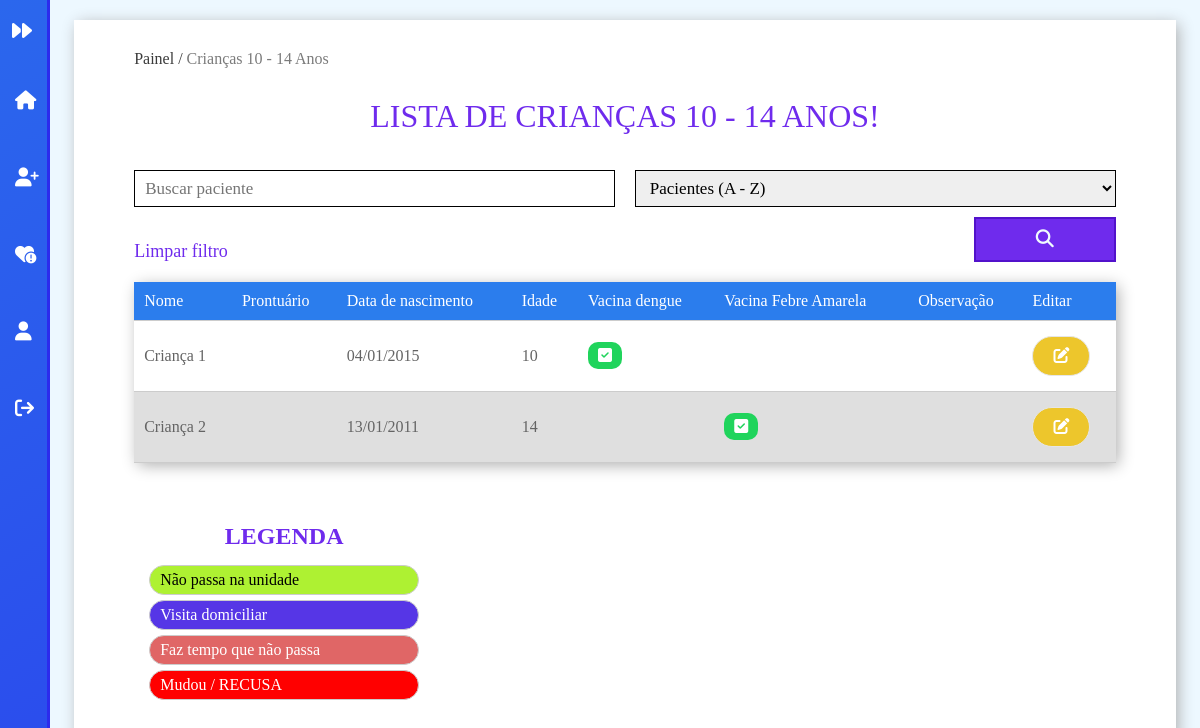
Page /criancas (signed in) on the earlier database version.
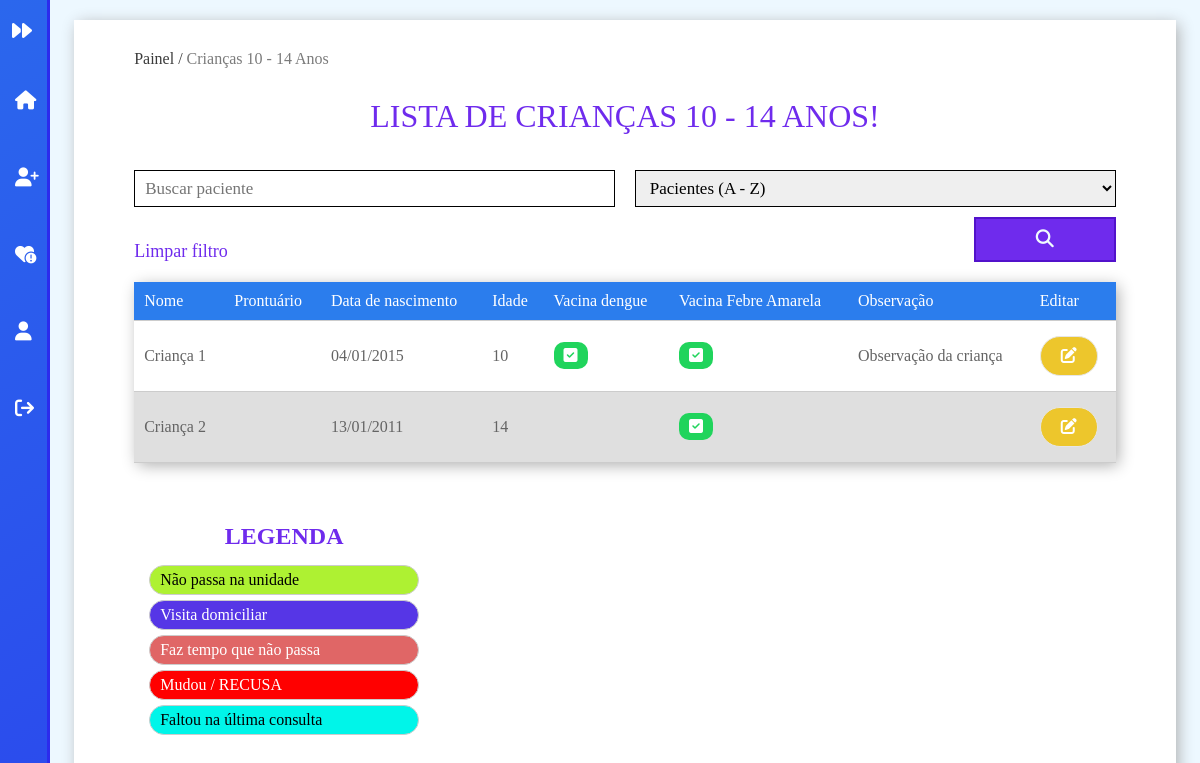
Same page on the later database version.
### tables this page shows
CREATE TABLE `paciente` (
  `id` int(11) NOT NULL,
  `agente_id` int(11) DEFAULT NULL,
  `nome` varchar(255) NOT NULL,
  `prontuario` varchar(10) NOT NULL,
  `cpf` varchar(14) NOT NULL,
  `nascimento` date NOT NULL,
  `telefone` varchar(20) DEFAULT NULL,
  `sexo` varchar(9) NOT NULL,
  `comorbidade` text DEFAULT NULL,
  `legenda_id` int(11) DEFAULT NULL,
  `vacina_dengue` tinyint(1) DEFAULT 0,
  `vacina_febre_amarela` tinyint(1) DEFAULT 0,
  `insulina` tinyint(1) DEFAULT 0,
  `gestante` tinyint(1) DEFAULT 0,
  `conduta` varchar(255) DEFAULT NULL,
  `ppn` date DEFAULT NULL,
  `observacao` text DEFAULT NULL,
  `ativo` tinyint(1) DEFAULT 1
);

CREATE TABLE `legenda` (
  `id` int(11) NOT NULL,
  `descricao` varchar(255) NOT NULL,
  `ativo` tinyint(1) NOT NULL
);

### Classes/Views/MainView.php (called while the page is built, shortened)
<?php
	class MainView{
		public static function render($filename){
			include('pages/'.$filename.'.php');
		}
	}
?>

### Classes/Controllers/CriancasController.php (called while the page is built, shortened)
<?php
	class CriancasController{
		function index(){
			\Classes\Models\PainelModel::checkLogin('crianca');
		}
	}
?>

### Classes/Application.php (called while the page is built, shortened)
<?php
	class Application{
		private $controller;
		private function setApp(){
			$url = explode('/',@$_GET['url']);
			if($url[0] == '')
				$carregarNome= 'Painel';
			else
				$carregarNome= ucfirst(strtolower($url[0]));
			$carregarNome.='Controller';
			if (file_exists('Classes/Controllers/'.$carregarNome.'.php')) {
				$this->controller = new $carregarClasse();
			}else{
				include('Views/pages/404.php');
				die();
			}
		}
		public function run(){
	        $this->controller->index();
	    }
	}
?>

### index.php (called while the page is built, shortened)
<?php
	$app = new \Classes\Application();
	$app->run();
?>

### Classes/MySql.php (called while the page is built, shortened)
<?php
	class MySql{
		private static $pdo;
		public static function conectar(){
			if(self::$pdo == null){
				try{
					self::$pdo = new \PDO('mysql:host='.HOST.';dbname='.DATABASE,USUARIO,SENHA,array(\PDO::MYSQL_ATTR_INIT_COMMAND => "SET NAMES utf8"));
					self::$pdo->setAttribute(\PDO::ATTR_ERRMODE,\PDO::ERRMODE_EXCEPTION);
				}catch(\PDOException $e){
					die('<h2>Erro ao conectar</h2><p>Tente novamente mais tarde.</p>');
				}
			}
			return self::$pdo;
		}
	}
?>

### Classes/Models/UtilsModel.php (called while the page is built, shortened)
<?php
    class UtilsModel{
		public static function selecionar($tabela,$campo = '1',$valor = '1'){
			$sql = \Classes\MySql::conectar()->prepare("SELECT * FROM `$tabela` WHERE `ativo`= '1' AND $campo = ?");
			$sql->execute(array($valor));
			return $sql->fetch();
		}
		public static function selecionarTudo($tabela,$campo = '1',$valor = '1',$coluna = 'id',$ordem = 'ASC'){
			$sql = \Classes\MySql::conectar()->prepare("SELECT * FROM `$tabela` WHERE `ativo` = '1' AND $campo = ? ORDER BY $coluna $ordem");
			$sql->execute(array($valor));
			return $sql->fetchAll();
		}
    }
?>

### Classes/Views/pages/crianca.php (the view, shortened to what the changed rows need)
<?php
  include("header.php");
?>
<div id="painel">
  <main id="painel-content">
    <div class="container">
      <div class="content">
      <h1>Lista de crianças 10 - 14 anos!</h1>
          <?php
            $tabela = 'paciente';
            $ordem = 'nome';
            if (isset($_POST['acao'])) {
              $ordem = $_POST['ordem'];
                $busca = $_POST['busca'];
                $paciente = Classes\Models\UtilsModel::busca($tabela, 'nome', $busca, $ordem);
            } else {
              $paciente = Classes\Models\UtilsModel::selecionarTudo($tabela, '1', '1', $ordem);
            }
            $crianca = array_filter($paciente, function($paciente) {
                $dataNascimento = new DateTime($paciente['nascimento']);
                $hoje = new DateTime();
                $idade = $hoje->diff($dataNascimento)->y;
                return $idade < 15 && $idade >= 10;
            });
          ?>
      <?php
        if (empty($crianca)) {
            echo '<h3>Nenhum paciente entre 10 e 14  anos cadastrado</h3>';
        }else{
      ?>
      <div class="overflow">
          <table>
              <tr>
                  <th>Nome</th>
                  <th>Prontuário</th>
                  <th>Data de nascimento</th>
                  <th>Idade</th>
                  <th>Vacina dengue</th>
                  <th>Vacina Febre Amarela</th>
                  <th>Observação</th>
                  <th>Editar</th>
              </tr>
          <?php
              foreach ($crianca as $key => $value) {
              $legenda = \Classes\Models\UtilsModel::selecionar('paciente', 'id', $value['id'])['legenda_id'];
              $obs = explode('||', $value['observacao'])[1];
          ?>
                <tr class="linha-<?php echo $legenda?>">
                  <td><?php echo ucfirst($value['nome']);?></td>
                  <td><?php echo $value['prontuario'];?></td>
                  <td><?php echo date('d/m/Y', strtotime($value['nascimento']));?></td>
                  <td>
                    <?php
                      $dataNascimento = new DateTime($value['nascimento']);
                      $hoje = new DateTime();
                      $idade = $hoje->diff($dataNascimento)->y;
                      echo $idade;
                    ?>
                  </td>
                  <td><?php echo (!empty($value['vacina_dengue']) ? '<span class="ativo"><i class="fa-solid fa-square-check"></i></span>' : '') ?></td>
                  <td><?php echo (!empty($value['vacina_febre_amarela']) ? '<span class="ativo"><i class="fa-solid fa-square-check"></i></span>' : '') ?></td>
                  <td><?php echo $obs;?></td>
                <td><a class="btn editar" href="<?php echo INCLUDE_PATH;?>editar_crianca?id=<?php echo $value['id'];?>"><i class="fa-solid fa-pen-to-square"></i></a></td>
                </tr>
              <?php }?>
          </table>
      </div>
      <?php }?>
        <div class="legenda">
          <h2>Legenda</h2>
          <?php
            $legenda = \Classes\Models\UtilsModel::selecionarTudo('legenda');
            foreach ($legenda as $key => $value) {
          ?>
            <div class="legenda-item linha-<?php echo $value['id']?>">
              <span class="descricao"><?php echo $value['descricao'];?></span>
            </div>
          <?php }?>
        </div>
      </div>
    </div>
  </main>
</div>
<?php
    include("footer.php");
?>

Differences in the rows shown:
changed paciente "Criança 1": vacina_febre_amarela 0 → 1 (drawn); observacao (not shown) → "Observação da criança"
added legenda: descricao "Faltou na última consulta"
